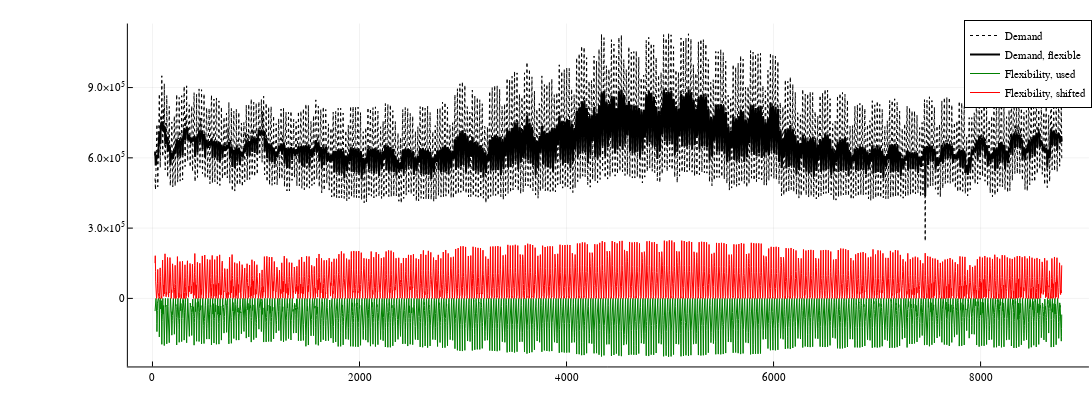

Write notebook code for a chart like this one.
### Code cell
plotly()
plot(time_ls, total_demand[time_ls], label="Demand", lc=:black, lw=1, ls=:dot)
plot!(time_ls, value.(X_D)[time_ls], label="Demand, flexible", lc=:black, lw=2)
# plot!(time_ls, mn*A_s[time_ls, 1], label="Solar", lc=:orange, lw=2)
# plot!(time_ls, mn*A_s[time_ls, 2], label="Wind", lc=:blue, lw=2)
plot!(time_ls, sum(eachcol(value.(X_F)))[time_ls], label="Flexibility, used", lc=:green, lw=1)
plot!(time_ls, sum(eachcol(value.(X_S)))[time_ls], label="Flexibility, shifted", lc=:red, lw=1)
plot!(size=(1400,400))

### Figure 1 — Plotly figure (JSON) as saved in the notebook; plotly's stock layout.template omitted (floating-point values rounded to 4 significant figures; data arrays with more than 128 entries replaced by an {"elided": "..."} marker saying what was removed)
{"data": [{"colorbar": {"len": 0.9525, "title": "", "x": 0.9972, "y": 0.5139}, "legendgroup": "Demand", "line": {"color": "rgba(0, 0, 0, 1.000)", "dash": "dot", "shape": "linear", "width": 1}, "mode": "lines", "name": "Demand", "showlegend": true, "type": "scatter", "x": {"elided": "8760 int values"}, "xaxis": "x", "y": {"elided": "8760 float values"}, "yaxis": "y", "zmax": null, "zmin": null}, {"colorbar": {"len": 0.9525, "title": "", "x": 0.9972, "y": 0.5139}, "legendgroup": "Demand, flexible", "line": {"color": "rgba(0, 0, 0, 1.000)", "dash": "solid", "shape": "linear", "width": 2}, "mode": "lines", "name": "Demand, flexible", "showlegend": true, "type": "scatter", "x": {"elided": "8760 int values"}, "xaxis": "x", "y": {"elided": "8760 float values"}, "yaxis": "y", "zmax": null, "zmin": null}, {"colorbar": {"len": 0.9525, "title": "", "x": 0.9972, "y": 0.5139}, "legendgroup": "Flexibility, used", "line": {"color": "rgba(0, 128, 0, 1.000)", "dash": "solid", "shape": "linear", "width": 1}, "mode": "lines", "name": "Flexibility, used", "showlegend": true, "type": "scatter", "x": {"elided": "8760 int values"}, "xaxis": "x", "y": {"elided": "8760 float values"}, "yaxis": "y", "zmax": null, "zmin": null}, {"colorbar": {"len": 0.9525, "title": "", "x": 0.9972, "y": 0.5139}, "legendgroup": "Flexibility, shifted", "line": {"color": "rgba(255, 0, 0, 1.000)", "dash": "solid", "shape": "linear", "width": 1}, "mode": "lines", "name": "Flexibility, shifted", "showlegend": true, "type": "scatter", "x": {"elided": "8760 int values"}, "xaxis": "x", "y": {"elided": "8760 float values"}, "yaxis": "y", "zmax": null, "zmin": null}], "layout": {"annotations": [], "height": 400, "legend": {"bgcolor": "rgba(255, 255, 255, 1.000)", "bordercolor": "rgba(0, 0, 0, 1.000)", "borderwidth": 1, "font": {"color": "rgba(0, 0, 0, 1.000)", "family": "sans-serif", "size": 11}, "title": {"font": {"color": "rgba(0, 0, 0, 1.000)", "family": "sans-serif", "size": 15}, "text": ""}, "tracegroupgap": 0, "traceorder": "normal", "x": 1, "xanchor": "auto", "y": 1, "yanchor": "auto"}, "margin": {"b": 20, "l": 0, "r": 0, "t": 20}, "paper_bgcolor": "rgba(255, 255, 255, 1.000)", "plot_bgcolor": "rgba(255, 255, 255, 1.000)", "showlegend": true, "width": 1400, "xaxis": {"anchor": "y", "domain": [0.1171, 0.9972], "gridcolor": "rgba(0, 0, 0, 0.100)", "gridwidth": 0.5, "linecolor": "rgba(0, 0, 0, 1.000)", "mirror": false, "range": [-237.8, 9047.0], "showgrid": true, "showline": true, "showticklabels": true, "tickangle": 0, "tickcolor": "rgb(0, 0, 0)", "tickfont": {"color": "rgba(0, 0, 0, 1.000)", "family": "sans-serif", "size": 11}, "tickmode": "array", "ticks": "inside", "ticktext": ["0", "2000", "4000", "6000", "8000"], "tickvals": [0, 2000, 4000, 6000, 8000], "title": "", "titlefont": {"color": "rgba(0, 0, 0, 1.000)", "family": "sans-serif", "size": 15}, "type": "-", "visible": true, "zeroline": false, "zerolinecolor": "rgba(0, 0, 0, 1.000)"}, "yaxis": {"anchor": "x", "domain": [0.03762, 0.9902], "gridcolor": "rgba(0, 0, 0, 0.100)", "gridwidth": 0.5, "linecolor": "rgba(0, 0, 0, 1.000)", "mirror": false, "range": [-290500.0, 1173000.0], "showgrid": true, "showline": true, "showticklabels": true, "tickangle": 0, "tickcolor": "rgb(0, 0, 0)", "tickfont": {"color": "rgba(0, 0, 0, 1.000)", "family": "sans-serif", "size": 11}, "tickmode": "array", "ticks": "inside", "ticktext": ["0", "3.0×10<sup>5</sup>", "6.0×10<sup>5</sup>", "9.0×10<sup>5</sup>"], "tickvals": [0, 300000, 600000, 900000], "title": "", "titlefont": {"color": "rgba(0, 0, 0, 1.000)", "family": "sans-serif", "size": 15}, "type": "-", "visible": true, "zeroline": false, "zerolinecolor": "rgba(0, 0, 0, 1.000)"}}}
